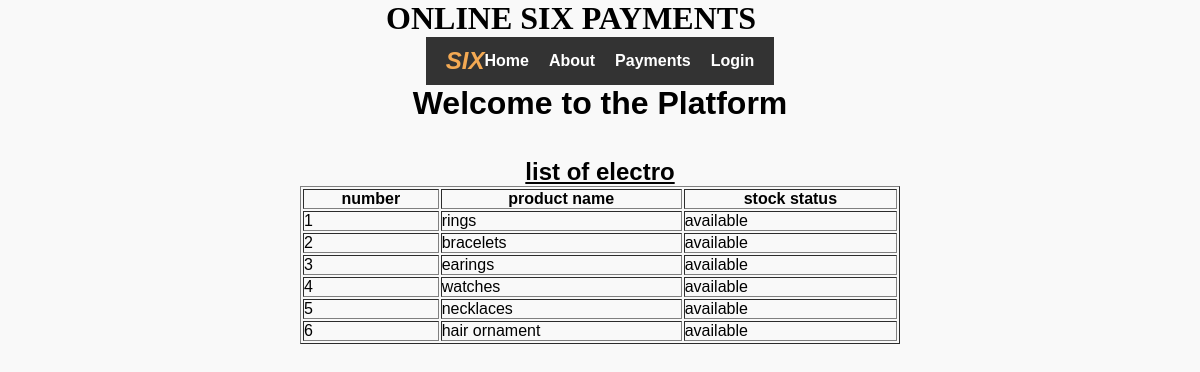
The app's page /table4.php with its own data.
### tables this page shows
CREATE TABLE `jewery` (
  `jew_id` int(255) NOT NULL,
  `name` varchar(255) DEFAULT NULL,
  `stock` varchar(255) DEFAULT NULL
);

### table4.php (the view, shortened to what this page needs)
<!DOCTYPE html>
<html lang="en">
<head>
    <link rel="stylesheet" href="css/home.css">
</head>
<body>
<div>
               <h1 style="font-family: cursive;">  ONLINE SIX PAYMENTS <img src="logo.jpg" style="width:50px;height:15px;"></h1>
               </div>
               <nav class="navbar">
                   <div class="logo"><i><b>SIX</b></i></div>
                   <ul class="nav-links">
                       <li><a href="home.php">Home</a></li>
                       <li><a href="about.php">About</a></li>
                       <li><a href="appointments.php">Payments</a></li>
                       <li><a href="index.php">Login</a></li>
                   </ul>
               </nav>
               <h1>Welcome to the Platform</h1><br><br>
               <?php
               include 'connection.php';
               $sel = "select * from jewery";
               $res = $con->query($sel);
               ?>
               <center><h2><u>list of electro</u></h2></center>
               <table border="1"; style="width:50%";>
                <tr>
                    <th>number</th>
                    <th>product name</th>
                    <th>stock status</th>
                </tr>
                <?php
                if ($res->num_rows > 0){
                while ($row= $res->fetch_assoc()){
                    echo "<tr>
                    <td>{$row['jew_id']}</td>
                    <td>{$row['name']}</td>
                    <td>{$row['stock']}</td>
                    </tr>";
                }}
                else {
                    echo "<tr><td colspan='3'>No data found</td></tr>";
                }
                ?>
                </table>
</body>
</html>

### css/home.css (style rules this page uses)
* { margin: 0; padding: 0; box-sizing: border-box; }
.navbar { display: flex; justify-content: space-between; align-items: center; padding: 10px 20px; background-color: #333; color: white; }
.logo { font-size: 1.5em; font-weight: bold; color: #f3a953; }
.nav-links { list-style: none; display: flex; gap: 20px; }
.nav-links li { display: inline; }
.nav-links a { text-decoration: none; color: white; font-weight: bold; transition: color 0.3s ease; }
body { font-family: Arial, sans-serif; margin: 0; padding: 0; display: flex; flex-direction: column; align-items: center; background-color: #f9f9f9; }

### records on screen
jewery: jew_id "1", name "rings", stock "available"
jewery: jew_id "2", name "bracelets", stock "available"
jewery: jew_id "3", name "earings", stock "available"
jewery: jew_id "4", name "watches", stock "available"
jewery: jew_id "5", name "necklaces", stock "available"
jewery: jew_id "6", name "hair ornament", stock "available"
